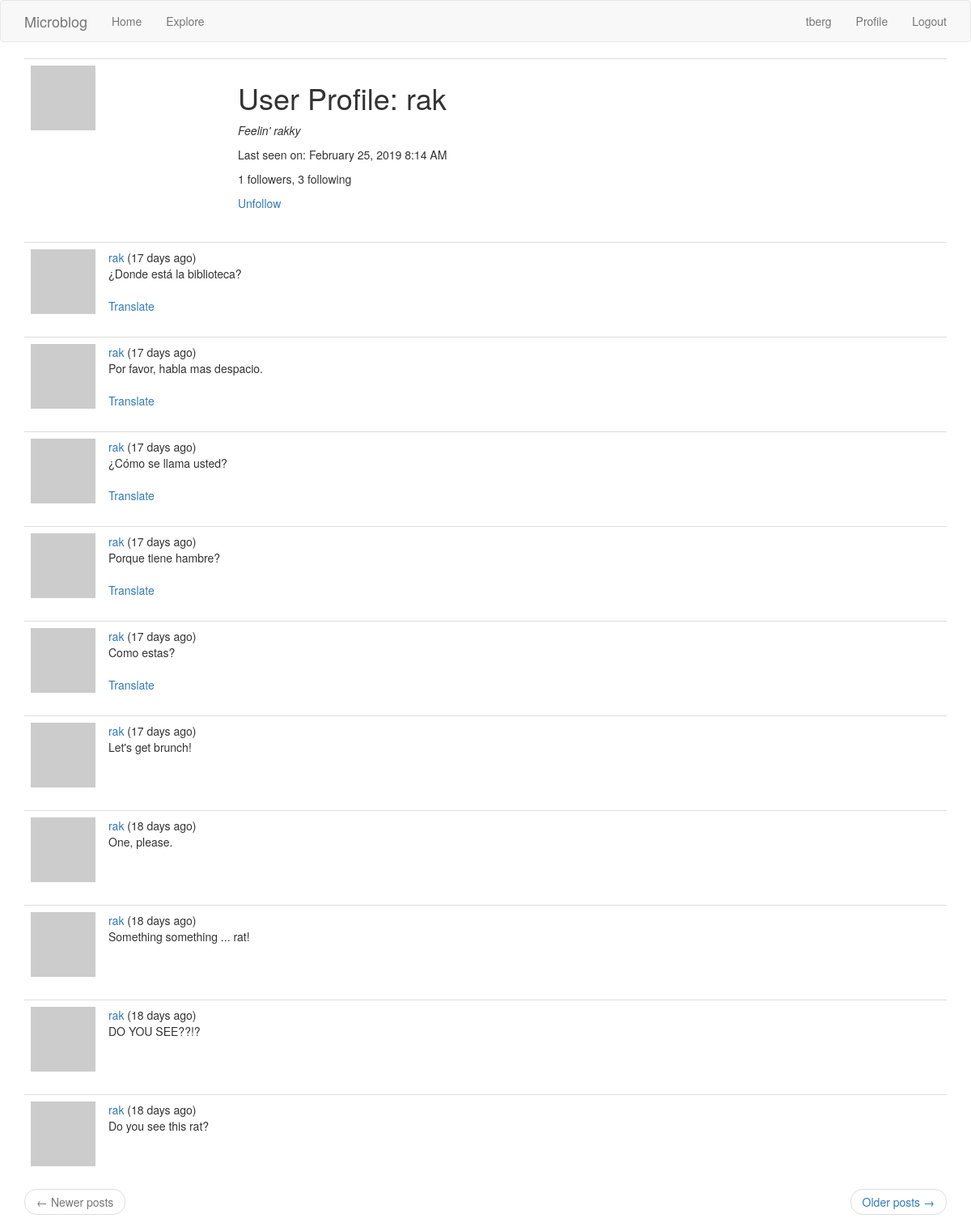
Page /user/rak (signed in) on the committed database.
### app/models.py (models this page shows, shortened)
class User(UserMixin, db.Model):
    id = db.Column(db.Integer, primary_key=True)
    username = db.Column(db.String(32), index=True, unique=True)
    email = db.Column(db.String(128), index=True, unique=True)
    password_hash = db.Column(db.String(128))
    posts = db.relationship('Post', backref='author', lazy='dynamic')
    about_me = db.Column(db.String(140))
    last_seen = db.Column(db.DateTime, default=datetime.utcnow)
    followed = db.relationship(
        'User', secondary=followers,
        primaryjoin=(followers.c.follower_id == id),  # the 'c' attribute of any table contains its columns
        secondaryjoin=(followers.c.followed_id == id),
        backref=db.backref('followers', lazy='dynamic'),
        lazy='dynamic')
    def avatar(self, size):
        digest = md5(self.email.lower().encode('utf-8')).hexdigest()  # returns a string hex code
        return 'https://www.gravatar.com/avatar/{}?s={}&d=identicon'.format(digest, size)
    def is_following(self, user):
        return self.followed.filter(followers.c.followed_id == user.id).count() > 0

class Post(db.Model):
    id = db.Column(db.Integer, primary_key=True)
    body = db.Column(db.String(140))
    timestamp = db.Column(db.DateTime, index=True, default=datetime.utcnow)
    user_id = db.Column(db.Integer, db.ForeignKey('user.id'))
    language = db.Column(db.String(5))

### app/main/routes.py (the view)
@bp.route('/user/<username>')
@login_required
def user(username):
    user = User.query.filter_by(username=username).first_or_404()  # if user isn't found, return a 404 error
    page = request.args.get('page', 1, type=int)
    posts = user.posts.order_by(Post.timestamp.desc()).paginate(page, current_app.config['POSTS_PER_PAGE'], False)
    next_url = url_for('main.user', username=user.username, page=posts.next_num) if posts.has_next else None
    prev_url = url_for('main.user', username=user.username, page=posts.prev_num) if posts.has_prev else None
    return render_template('user.html', user=user, posts=posts.items, next_url=next_url, prev_url=prev_url)

### app/main/routes.py (called while the page is built)
@bp.before_request
def before_request():
    if current_user.is_authenticated:
        current_user.last_seen = datetime.utcnow()
        db.session.commit()
    g.locale = str(get_locale())

### app/models.py (called while the page is built)
@login.user_loader
def load_user(id):
    return User.query.get(int(id))

### app/templates/user.html
{% extends "base.html" %}
{% block app_content %}
    <table class="table table-hover" id="user_profile_header">
        <tr>
            <td width="256px"><img src="{{ user.avatar(200) }}"></td>
            <td>
                <h1>{{ _('User Profile') }}: {{ user.username }}</h1>
                {% if user.about_me %}
                    <p>
                        <i>{{ user.about_me }}</i>
                    </p>
                {% endif %}
                {% if user.last_seen %}
                    <p>{{ _('Last seen on:') }} {{ moment(user.last_seen).format('LLL') }}</p>
                {% endif %}
                <p>
                    {{ _('%(count)d followers', count=user.followers.count()) }},
                    {{ _('%(count)d following', count=user.followed.count()) }}
                </p>
                {% if user == current_user %}
                    <p><a href="{{ url_for('main.edit_profile') }}">{{ _('Edit your profile') }}</a></p>
                {% elif not current_user.is_following(user) %}
                    <p><a href="{{ url_for('main.follow', username=user.username) }}">{{ _('Follow') }}</a></p>
                {% else %}
                    <p><a href="{{ url_for('main.unfollow', username=user.username) }}">{{ _('Unfollow') }}</a></p>
                {% endif %}
            </td>
        </tr>
    </table>
    {% for post in posts %}
        {% include '_post.html' %}
    {% endfor %}
    <nav aria-label="...">
        <ul class="pager">
            <li class="previous{% if not prev_url %} disabled{% endif %}">
                <a href="{{ prev_url or '#' }}">
                    <span aria-hidden="true">&larr;</span> {{ _('Newer posts') }}
                </a>
            </li>
            <li class="next{% if not next_url %} disabled{% endif %}">
                <a href="{{ next_url or '#' }}">
                    {{ _('Older posts') }} <span aria-hidden="true">&rarr;</span>
                </a>
            </li>
        </ul>
    </nav>
{% endblock %}

### app/templates/base.html (shortened to what this page needs)
{% extends 'bootstrap/base.html' %}
{% block navbar %}
    <nav class="navbar fixed-top navbar-default">
        <div class="container">
            <a class="navbar-brand" href="{{ url_for('main.index') }}">Microblog</a>
                <ul class="nav navbar-nav">
                    <li><a href="{{ url_for('main.index') }}">{{ _('Home') }}</a></li>
                    <li><a href="{{ url_for('main.explore') }}">{{ _('Explore') }}</a></li>
                </ul>
                <ul class="nav navbar-nav navbar-right">
                    {% if current_user.is_anonymous %}
                        <li><a href="{{ url_for('auth.login') }}">{{ _('Login') }}</a></li>
                    {% else %}
                        <li><a href="{{ url_for('main.user', username=current_user.username) }}">{{ current_user.username }}</a></li>
                        <li><a href="{{ url_for('main.user', username=current_user.username) }}">{{ _('Profile') }}</a></li>
                        <li><a href="{{ url_for('auth.logout') }}">{{ _('Logout') }}</a></li>
                    {% endif %}
                </ul>
        </div>
    </nav>
{% endblock %}
{% block content %}
    <div class="container">
        {% block app_content %}{% endblock %}
    </div>
{% endblock %}

### app/templates/_post.html (shortened to what this page needs)
<table class="table table-hover">
    <tr>
        <td width="70px">
            <a href="{{ url_for('main.user', username=post.author.username) }}">
                <img src="{{ post.author.avatar(70) }}" />
            </a>
        </td>
        <td>
            {{ _('%(username)s (%(when)s)', username=user_link, when=moment(post.timestamp).fromNow()) }}
            <br>
            <span id="post{{ post.id }}">{{ post.body }}</span>
            {% if post.language and post.language != g.locale %}
                <br><br>
                <span id="translation{{ post.id }}">
                    <a href="javascript:jstranslate(
                                '#post{{ post.id }}',
                                '#translation{{ post.id}}',
                                '{{ post.language }}',
                                '{{ g.locale }}');">{{ _('Translate') }}</a>
                </span>
            {% endif %}
        </td>
    </tr>
</table>

### rows in the picture
User: username "tberg"
User: username "rak", about_me "Feelin' rakky", last_seen "February 25, 2019 8:14 AM"
Post: body "¿Donde está la biblioteca?"
Post: body "Por favor, habla mas despacio."
Post: body "¿Cómo se llama usted?"
Post: body "Porque tiene hambre?"
Post: body "Como estas?"
Post: body "Let's get brunch!"
Post: body "One, please."
Post: body "Something something ... rat!"
Post: body "DO YOU SEE??!?"
Post: body "Do you see this rat?"
